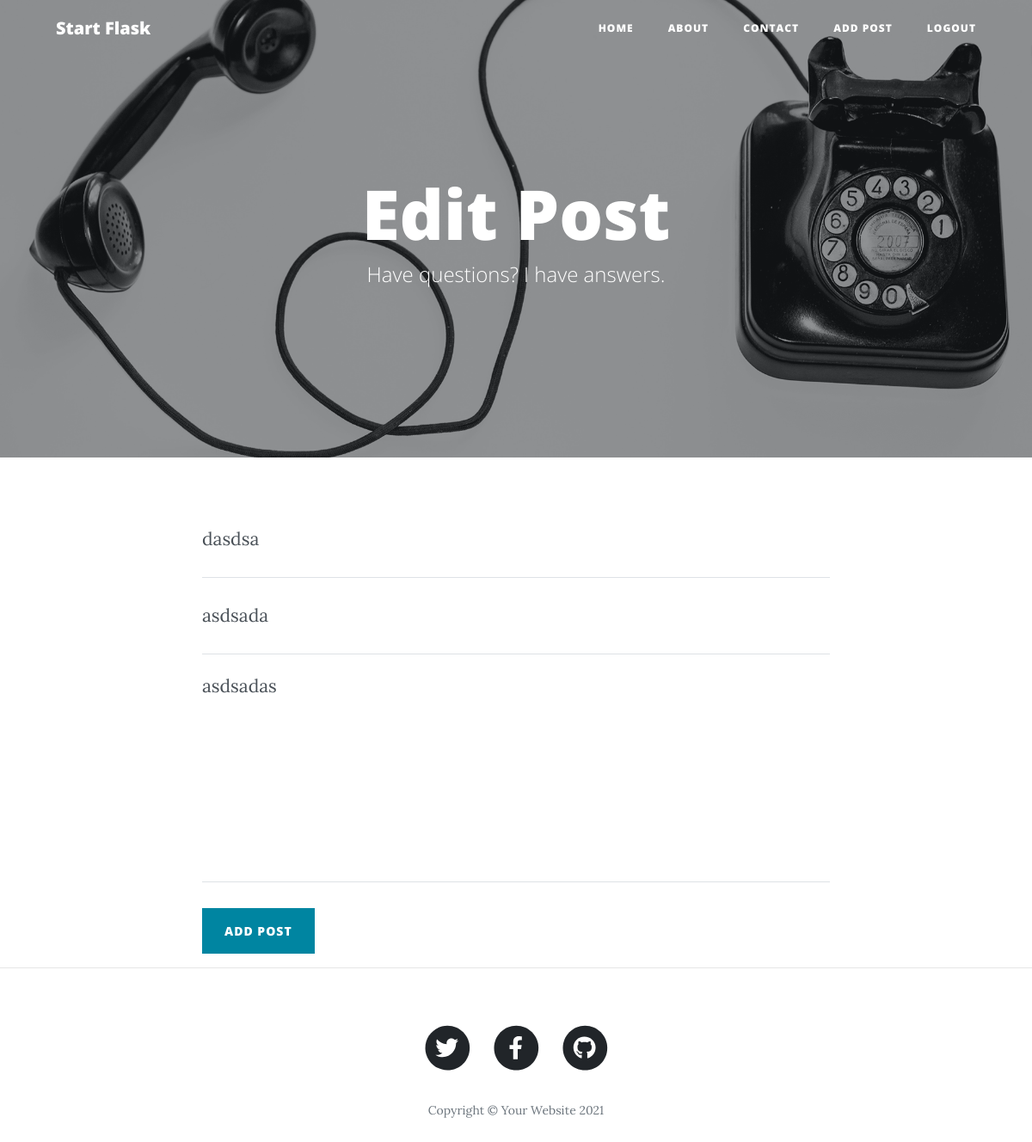
Page /post/2/edit (signed in) on the committed database.
### CleanBlog/models.py (models this page shows, shortened)
class Post(db.Model):
    id = db.Column(db.Integer, primary_key = True)
    title = db.Column(db.String, nullable=False)
    subtitle = db.Column(db.String, nullable=False)
    post_date = db.Column(db.DateTime, nullable=False, default = datetime.now) # ().strftime('%Y-%m-%d')
    post_text = db.Column(db.Text, nullable=False)
    user_id = db.Column(db.Integer, db.ForeignKey('user.id'), nullable=False)

### CleanBlog/routes.py (the view)
@app.route("/post/<int:post_id>/edit", methods=['GET','POST'])
@login_required
def edit_post(post_id):
    post = Post.query.get_or_404(post_id)
    if post.user != current_user:
        abort(403)
    form = PostForm()
    if form.validate_on_submit():
        post.title = form.title.data
        post.subtitle = form.subtitle.data
        post.post_text = form.post_text.data
        db.session.commit()
        flash(f'Post is edited', 'success')
        return redirect(url_for('post',post_id=post.id))
    elif request.method == 'GET':
        form.title.data = post.title
        form.subtitle.data = post.subtitle
        form.post_text.data = post.post_text
        return render_template('create_post.html', title = 'Edit Post', form=form)

### CleanBlog/forms.py
class PostForm(FlaskForm):
    title = StringField('Title', validators=[DataRequired()])
    subtitle = StringField('Subtitle', validators=[DataRequired()])
    post_text = TextAreaField('Post Text', validators=[DataRequired()])
    submit = SubmitField('Add Post')

### CleanBlog/models.py (called while the page is built)
@login_manager.user_loader
def load_user(user_id):
    return User.query.get(user_id)

### CleanBlog/templates/create_post.html (shortened to what this page needs)
{% extends 'base.html' %}
{% block content %}
        <header class="masthead" style='background-image: url(" {{ url_for('static', filename='assets/img/contact-bg.jpg') }} ")'>
            <div class="overlay"></div>
            <div class="container">
                <div class="row">
                    <div class="col-lg-8 col-md-10 mx-auto">
                        <div class="page-heading">
                            <h1> {{ title }} </h1>
                            <span class="subheading">Have questions? I have answers.</span>
                        </div>
                    </div>
                </div>
            </div>
        </header>
        <div class="container">
            <div class="row">
                <div class="col-lg-8 col-md-10 mx-auto">
                    <form method="POST", action="">
                        <div class="control-group">
                            <div class="form-group floating-label-form-group controls">
                                {{ form.title(placeholder='Title', class='form-control') }}
                            </div>
                        </div>
                        <div class="control-group">
                            <div class="form-group floating-label-form-group controls">
                                {{ form.subtitle(placeholder='Subtitle', class='form-control') }}
                            </div>
                        </div>
                        <div class="control-group">
                            <div class="form-group col-xs-12 floating-label-form-group controls">
                                {{ form.post_text(placeholder='Post Text', class='form-control', rows='7') }}
                            </div>
                        </div>
                        <br />
                        {{ form.submit(class='btn btn-primary') }}
                    </form>
                </div>
            </div>
        </div>
        <hr />
{% endblock %}

### rows in the picture
Post: title "dasdsa", subtitle "asdsada", post_text "asdsadas"

### other values in the picture
{{ title }} "Edit Post"
